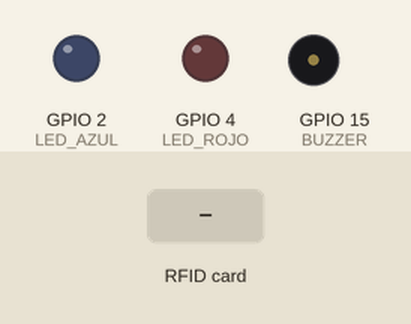
Bench run of a sketch on a simulated ESP32. Shown: output pins drawn as LEDs (lit = HIGH), buzzer (waves = sounding). The test bench sets the inputs (shaded band). WiFi joins after 1.5 s; servers stay silent unless stated; the local clock reads 2024-03-15 10:24:30 at power-on unless the sketch sets it; what the sketch prints to the serial monitor is not drawn.

Above: at 2.7 s.
2.8 s: RFID card 5E 7A 19 C4 held to the reader
At 3.7 s:
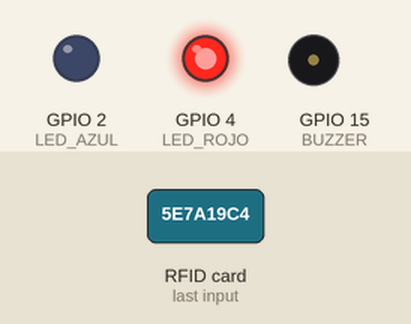
5.8 s: RFID card 42 21 29 07 held to the reader
At 6.8 s:
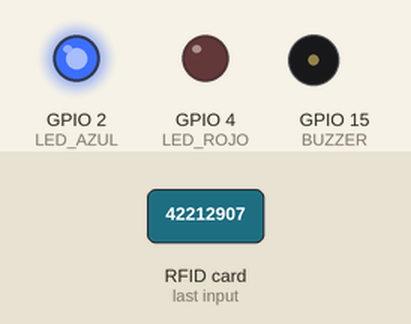
8.8 s: RFID card C2 60 12 07 held to the reader
At 11.6 s:
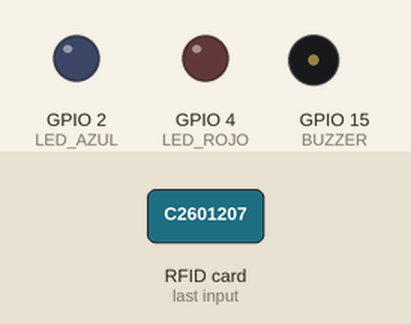
Timing chart, 0 to 13.1 s (numbered marks = the images above; inputs shaded):
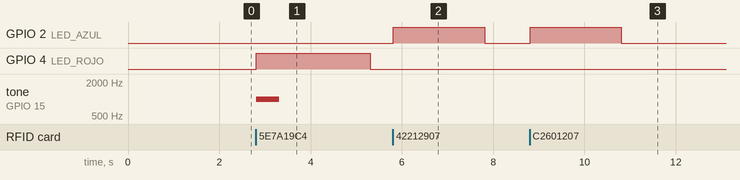

The sketch:

rfid5.ino
```cpp
// ------------------------------------------------------------
// Proyecto: Lectura de tarjetas/tag NFC con PN532 y ESP32 (I2C)
// Autor: Pedro (Mecatrónica - IoT)
// ------------------------------------------------------------

#include <Wire.h>
#include <Adafruit_PN532.h>
#include <WiFi.h>
#include "time.h"

// Pines I2C ESP32
#define SDA_PIN 21
#define SCL_PIN 22

// LEDs y buzzer
#define LED_AZUL 2
#define LED_ROJO 4
#define BUZZER 15

// Inicialización PN532 en I2C
Adafruit_PN532 nfc(SDA_PIN, SCL_PIN);

// UIDs autorizados
byte UID_ZAGAL[] = {0x42, 0x21, 0x29, 0x07};
String NOMBRE_ZAGAL = "Zagal";

byte UID_PEDRO[] = {0xC2, 0x60, 0x12, 0x07};
String NOMBRE_PEDRO = "Pedro";

// WiFi para NTP
const char* ssid = "ITT_D3";
const char* password = "todossomostecnm";

// Servidor NTP
const char* ntpServer = "pool.ntp.org";
const long gmtOffset_sec = -21600; // México UTC-6
const int daylightOffset_sec = 0;

void setup() {
  Serial.begin(115200);
  Wire.begin(SDA_PIN, SCL_PIN);

  nfc.begin();
  if (!nfc.getFirmwareVersion()) {
    Serial.println("No se encontró el PN532");
    while (1);
  }
  nfc.SAMConfig();

  pinMode(LED_AZUL, OUTPUT);
  pinMode(LED_ROJO, OUTPUT);
  pinMode(BUZZER, OUTPUT);

  // Conexión WiFi
  WiFi.begin(ssid, password);
  while (WiFi.status() != WL_CONNECTED) {
    delay(500);
    Serial.print(".");
  }
  Serial.println("WiFi conectado");

  // Configuración NTP
  configTime(gmtOffset_sec, daylightOffset_sec, ntpServer);

  Serial.println("Escanea una tarjeta o tag NFC...");
}

bool compararUID(byte *uidLeido, uint8_t uidLength, byte *uidAutorizado, uint8_t lenAutorizado) {
  if (uidLength != lenAutorizado) return false;
  for (uint8_t i = 0; i < uidLength; i++) {
    if (uidLeido[i] != uidAutorizado[i]) return false;
  }
  return true;
}

void loop() {
  uint8_t uid[7];
  uint8_t uidLength;

  if (!nfc.readPassiveTargetID(PN532_MIFARE_ISO14443A, uid, &uidLength)) {
    return;
  }

  // Mostrar UID detectado
  Serial.print("UID detectado: ");
  for (uint8_t i = 0; i < uidLength; i++) {
    Serial.print("0x");
    Serial.print(uid[i], HEX);
    Serial.print(" ");
  }
  Serial.println();

  // Comparar con lista de autorizados
  bool autorizado = false;
  String nombre = "Desconocido";

  if (compararUID(uid, uidLength, UID_ZAGAL, sizeof(UID_ZAGAL))) {
    autorizado = true;
    nombre = NOMBRE_ZAGAL;
  } else if (compararUID(uid, uidLength, UID_PEDRO, sizeof(UID_PEDRO))) {
    autorizado = true;
    nombre = NOMBRE_PEDRO;
  }

  // Obtener fecha y hora actual
  struct tm timeinfo;
  if (!getLocalTime(&timeinfo)) {
    Serial.println("Error obteniendo hora");
    return;
  }

  char fecha[20], hora[20];
  strftime(fecha, sizeof(fecha), "%Y-%m-%d", &timeinfo);
  strftime(hora, sizeof(hora), "%H:%M:%S", &timeinfo);

  // Registrar acceso en monitor serial
  if (autorizado) {
    Serial.printf("Registro: {\"nombre\":\"%s\",\"fecha\":\"%s\",\"hora\":\"%s\",\"estado\":\"Autorizado\"}\n",
                  nombre.c_str(), fecha, hora);
    digitalWrite(LED_AZUL, HIGH);
    digitalWrite(LED_ROJO, LOW);
    noTone(BUZZER);
  } else {
    Serial.printf("Registro: {\"nombre\":\"%s\",\"fecha\":\"%s\",\"hora\":\"%s\",\"estado\":\"Rechazado\"}\n",
                  nombre.c_str(), fecha, hora);
    digitalWrite(LED_AZUL, LOW);
    digitalWrite(LED_ROJO, HIGH);
    tone(BUZZER, 1000);
    delay(500);
    noTone(BUZZER);
  }

  delay(2000);
  digitalWrite(LED_AZUL, LOW);
  digitalWrite(LED_ROJO, LOW);
}
```

Measured:
- after the input at 2.8 s, GPIO 4 (LED_ROJO): LOW → HIGH at once, → LOW 2.5 s later; tone on GPIO 15 (BUZZER): silent → 1000 Hz at once, → silent 0.50 s later
- after the input at 5.8 s, GPIO 2 (LED_AZUL): LOW → HIGH at once, → LOW 2.0 s later
- after the input at 8.8 s, GPIO 2 (LED_AZUL): LOW → HIGH at once, → LOW 2.0 s later
